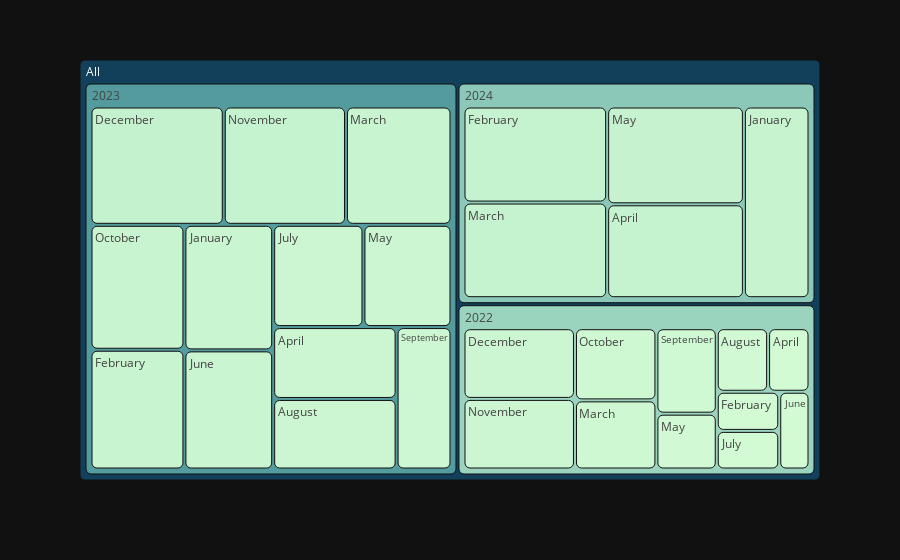

Notebook code for this chart:
### Code cell
fig = px.treemap(
    test_df,
    path=[px.Constant('All'),'Year','Month'],
    values='count',
)


fig.update_traces(
                  marker=dict(cornerradius=5),
                  marker_colorscale = 'darkmint')

fig.show()

### Figure 1 — Plotly figure (JSON) as saved in the notebook; plotly's stock layout.template omitted (floating-point values rounded to 4 significant figures)
{"data": [{"branchvalues": "total", "domain": {"x": [0.0, 1.0], "y": [0.0, 1.0]}, "hovertemplate": "labels=%{label}<br>count=%{value}<br>parent=%{parent}<br>id=%{id}<extra></extra>", "ids": ["All/2022/April", "All/2023/April", "All/2024/April", "All/2022/August", "All/2023/August", "All/2022/December", "All/2023/December", "All/2022/February", "All/2023/February", "All/2024/February", "All/2023/January", "All/2024/January", "All/2022/July", "All/2023/July", "All/2022/June", "All/2023/June", "All/2022/March", "All/2023/March", "All/2024/March", "All/2022/May", "All/2023/May", "All/2024/May", "All/2022/November", "All/2023/November", "All/2022/October", "All/2023/October", "All/2022/September", "All/2023/September", "All/2022", "All/2023", "All/2024", "All"], "labels": ["April", "April", "April", "August", "August", "December", "December", "February", "February", "February", "January", "January", "July", "July", "June", "June", "March", "March", "March", "May", "May", "May", "November", "November", "October", "October", "September", "September", "2022", "2023", "2024", "All"], "name": "", "parents": ["All/2022", "All/2023", "All/2024", "All/2022", "All/2023", "All/2022", "All/2023", "All/2022", "All/2023", "All/2024", "All/2023", "All/2024", "All/2022", "All/2023", "All/2022", "All/2023", "All/2022", "All/2023", "All/2024", "All/2022", "All/2023", "All/2024", "All/2022", "All/2023", "All/2022", "All/2023", "All/2022", "All/2023", "All", "All", "All", ""], "values": [5700.0, 17150.0, 26550.0, 7070.0, 16830.0, 17080.0, 30470.0, 5300.0, 21740.0, 28530.0, 21540.0, 26000.0, 5230.0, 17850.0, 5100.0, 20430.0, 12200.0, 24120.0, 28410.0, 7300.0, 17400.0, 27650.0, 17060.0, 27950.0, 12740.0, 22680.0, 11180.0, 15110.0, 106000.0, 253300.0, 137100.0, 496400.0], "type": "treemap", "marker": {"colorscale": [[0.0, "rgb(210, 251, 212)"], [0.1667, "rgb(165, 219, 194)"], [0.3333, "rgb(123, 188, 176)"], [0.5, "rgb(85, 156, 158)"], [0.6667, "rgb(58, 124, 137)"], [0.8333, "rgb(35, 93, 114)"], [1.0, "rgb(18, 63, 90)"]], "cornerradius": 5}}], "layout": {"legend": {"tracegroupgap": 0}, "margin": {"t": 60}}}
